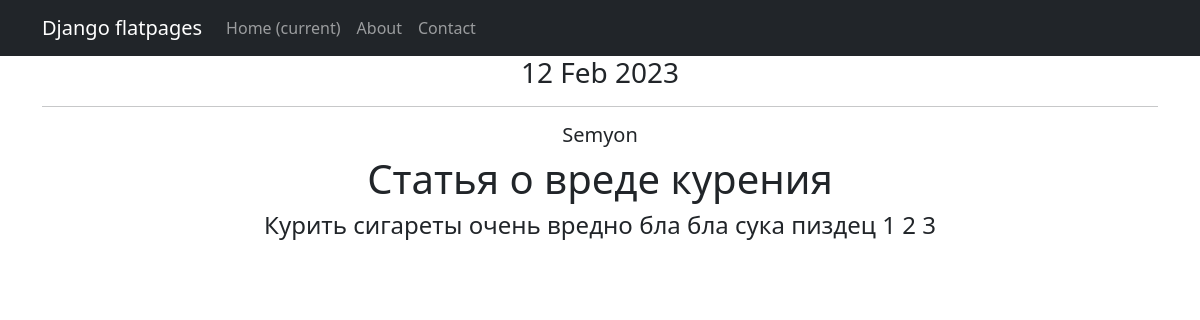
Screenshot of /news/1 with the database file from the repository.
### appnews/models.py (models this page shows, shortened)
class Post(models.Model):
    author = models.ForeignKey(Author, on_delete=models.CASCADE)
    NEWS = 'NW'
    ARTICLE = 'AR'
    CATEGORY_CHOIESES = (
        (NEWS, 'Новость'),
        (ARTICLE, 'Статья')
    )
    categoryType = models.CharField(max_length=2, choices=CATEGORY_CHOIESES, default=ARTICLE)
    dateCreation = models.DateTimeField(auto_now_add=True)
    postCategory = models.ManyToManyField('Category', through='PostCategory')
    title = models.CharField(max_length=128)
    text = models.TextField()
    rating = models.SmallIntegerField(default=0)
    class Meta:
        verbose_name = 'Пост'
        verbose_name_plural = 'Посты'

class Author(models.Model):
    authorUser = models.OneToOneField(User, on_delete=models.CASCADE)
    ratingAuthor = models.SmallIntegerField(default=0)
    def __str__(self):
        return self.authorUser.username

### appnews/views.py (the view)
# urls.py: path('<int:pk>', PostNewsDetail.as_view(), name='post_detail'),
class PostNewsDetail(DetailView):
    model = Post
    template_name = 'new.html'
    context_object_name = 'new'

### templates/new.html (shortened to what this page needs)
{% extends 'flatpages/default.html' %}
{% load custom_filters %}!
{% block content %}
<h3>{{ new.dateCreation|date:'d M Y' }}</h3>
<hr>
<h5>{{ new.author }}</h5>
<h1>{{ new.title|filter_message }}</h1>
<h4>{{ new.text }}</h4>
{% endblock content %}

### rows the page displays
Post: dateCreation "12 Feb 2023", author "Semyon", title|filter_message "Статья о вреде курения", text "Курить сигареты очень вредно бла бла сука пиздец 1 2 3"
